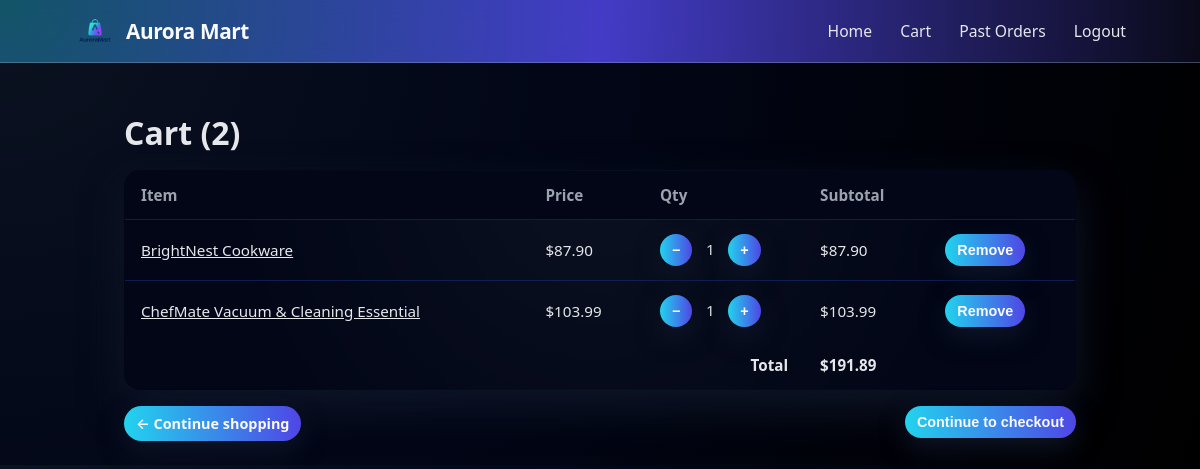
The app's page /cart (signed in) with its own data.
### storefront/models.py (models this page shows, shortened)
class Cart(models.Model):
    customer = models.OneToOneField(
        "Customer", on_delete=models.CASCADE, related_name="cart"
    )
    created_at = models.DateTimeField(auto_now_add=True)
    updated_at = models.DateTimeField(auto_now=True)
    @property
    def total(self):
        return sum(
            (item.line_total for item in self.items.select_related("product")),
            Decimal("0.00"),
        )
    @property
    def count(self) -> int:
        return sum(item.quantity for item in self.items.all())

class CartItem(models.Model):
    cart = models.ForeignKey("Cart", on_delete=models.CASCADE, related_name="items")
    product = models.ForeignKey("Product", on_delete=models.CASCADE)
    quantity = models.PositiveIntegerField(default=1)
    price_snapshot = models.DecimalField(
        max_digits=10, decimal_places=2, null=True, blank=True
    )
    class Meta:
        unique_together = ("cart", "product")
    @property
    def line_total(self) -> Decimal:
        return self.price_snapshot * self.quantity

class Product(models.Model):
    sku = models.CharField(max_length=50, unique=True)
    slug = models.SlugField(max_length=255, unique=True)
    name = models.CharField(max_length=255)
    description = models.TextField(blank=True)
    category = models.ForeignKey("Category", on_delete=models.CASCADE)
    stock = models.PositiveIntegerField(default=0)
    reorder_threshold = models.PositiveIntegerField(default=10)
    is_active = models.BooleanField(default=True)
    price = models.DecimalField(max_digits=10, decimal_places=2)
    rating = models.FloatField(
        validators=[MinValueValidator(0.0), MaxValueValidator(5.0)], default=0.0
    )
    image = models.ImageField(upload_to="product_images/", blank=True, null=True)
    created_at = models.DateTimeField(auto_now_add=True)
    updated_at = models.DateTimeField(auto_now=True)

### storefront/views.py (the view, shortened to what this page needs)
# urls.py: path("cart", views.cart_view, name="cart"),
def cart_view(request):
    if not request.user.is_authenticated:
        return render(request, "storefront/cart_guest.html")
    cart = _get_cart_for(request.user)
    items = cart.items.select_related("product").all()
    deactivated_items = []
    for item in items:
        if not item.product.is_active:
            deactivated_items.append(item.product.name)
            item.delete()
    return render(request, "storefront/cart.html", {"cart": cart, "items": items})

### adminpanel/context_processors.py (called while the page is built, shortened)
def admin_context(request):
    context = {}
    return context

### storefront/context_processors.py (called while the page is built)
def low_stock_count(request):
    count = Product.objects.filter(
        is_active=True, stock__lt=F("reorder_threshold")
    ).count()
    return {"low_stock_count": count}

def cart_meta(request):
    count = 0
    if request.user.is_authenticated:
        cart = Cart.objects.filter(customer__user=request.user).first()
        if cart:
            count = cart.count
    else:
        count = request.session.get("cart_count", 0)
    return {"cart_count": count}

### storefront/views.py (called while the page is built)
def _get_customer_for(user):
    return get_object_or_404(Customer, user=user)

def _get_cart_for(user):
    customer = _get_customer_for(user)
    cart, _ = Cart.objects.get_or_create(customer=customer)
    return cart

### storefront/templates/storefront/cart.html (shortened to what this page needs)
{% load static %}
<!doctype html>
<html>
<head>
</head>
<body>
  <header class="topbar">
    <div class="topbar-inner">
        <a href="{% url 'category' request.user.customer.preferred_category|slugify %}" class="logo-link">
          <img src="{% static 'img/AuroraMart Logo.png' %}" alt="Aurora Mart" class="logo" />
          <span class="brand-name">Aurora Mart</span>
        </a>
      <nav>
        <a href="{% url 'category' request.user.customer.preferred_category|slugify %}">Home</a>
        <a href="{% url 'cart' %}">Cart</a>
        <a href="{% url 'orders_list' %}">Past Orders</a>
        <a href="{% url 'logout' %}">Logout</a>
      </nav>
    </div>
  </header>
  <div class="wrap">
    <h1>Cart ({{ cart.count }})</h1>
    {% if items %}
      <table>
        <thead>
          <tr>
            <th>Item</th><th>Price</th><th style="width:160px;">Qty</th><th>Subtotal</th><th></th>
          </tr>
        </thead>
        <tbody>
          {% for it in items %}
          <tr>
            <td><a href="{% url 'product' it.product.slug %}">{{ it.product.name }}</a></td>
            <td>${{ it.price_snapshot }}</td>
            <td class="qty">
              <form method="post" action="{% url 'cart_update' it.id %}">{% csrf_token %}
                <button class="btn" type="submit">−</button>
              </form>
              <span style="display:inline-block;min-width:28px;text-align:center">{{ it.quantity }}</span>
              <form method="post" action="{% url 'cart_update' it.id %}">{% csrf_token %}
                <button class="btn" type="submit">+</button>
              </form>
            </td>
            <td>${{ it.line_total }}</td>
            <td>
              <form method="post" action="{% url 'cart_remove' it.id %}">{% csrf_token %}
                <button class="btn" type="submit">Remove</button>
              </form>
            </td>
          </tr>
          {% endfor %}
        </tbody>
        <tfoot>
          <tr><td colspan="3" style="text-align:right">Total</td><td>${{ cart.total }}</td><td></td></tr>
        </tfoot>
      </table>
      <div class="actions">
        <a class="btn" href="{% url 'category' request.user.customer.preferred_category|slugify %}">← Continue shopping</a>
        <form action="{% url 'cart_recommendations' %}" method="get" style="display:inline">
          <button type="submit" class="btn">Continue to checkout</button>
        </form>
      </div>
    {% endif %}
  </div>
</body>
</html>

### storefront/templates/storefront/cart.html (style rules this page uses)
:root { --bg:#020617; --surface:#020617; --card:#020617; --border:#1e293b; --fg:#e5e7eb; --muted:#9ca3af; --accent1:#22d3ee; --accent2:#4f46e5; --accent3:#a855f7; }
* { box-sizing:border-box; }
body { font-family:system-ui,-apple-system,Segoe UI,Roboto,Inter,Arial; margin:0; color:var(--fg); background:radial-gradient(circle at top left,#0b1220,#020617 45%,#000 100%); }
header.topbar { background:radial-gradient(circle at top left, rgba(34,211,238,0.35), rgba(79,70,229,0.85), rgba(10,10,26,0.98)); border-bottom:1px solid rgba(148,163,184,0.4); padding:10px 0; margin-bottom:24px; position:sticky; top:0; z-index:20; backdrop-filter:blur(14px); }
.topbar-inner { max-width:1100px; margin:0 auto; padding:0 24px; display:flex; align-items:center; justify-content:space-between; }
.logo-link { display:flex; align-items:center; text-decoration:none; color:#f9fafb; }
.logo { height:42px; width:auto; margin-right:10px; border-radius:8px; }
.brand-name { font-weight:700; font-size:1.3rem; letter-spacing:-0.02em; }
header nav a { margin-left:24px; text-decoration:none; color:#e5e7eb; font-weight:500; font-size:0.98rem; position:relative; padding-bottom:2px; }
header nav a::after { content:""; position:absolute; left:0; bottom:0; width:0; height:2px; border-radius:999px; background:linear-gradient(90deg,var(--accent1),var(--accent2),var(--accent3)); transition:width .18s ease; }
.wrap { max-width:1000px; margin:auto; padding:24px; }
h1 { margin-top:0; margin-bottom:16px; }
table { width:100%; border-collapse:collapse; background:radial-gradient(circle at top,#0b1120,#020617 70%); border:1px solid var(--border); border-radius:16px; overflow:hidden; box-shadow:0 18px 40px rgba(15,23,42,.9); }
th,td { padding:14px 16px; border-bottom:1px solid rgba(30,64,175,0.4); text-align:left; font-size:0.95rem; }
thead th { background:#020617; font-weight:700; color:var(--muted); }
tfoot td { font-weight:700; border-bottom:none; }
tbody tr:last-child td { border-bottom:none; }
.qty form { display:inline; }
.btn { display:inline-flex; align-items:center; justify-content:center; padding:8px 12px; border-radius:999px; border:none; cursor:pointer; text-decoration:none; font-size:0.9rem; font-weight:600; color:#f9fafb; background:linear-gradient(90deg,var(--accent1),var(--accent2),var(--accent3)); background-size:200% 100%; box-shadow:0 10px 24px rgba(15,23,42,.9); transition:background-position .18s ease,transform .12s ease,box-shadow .18s ease; }
.actions { display:flex; justify-content:space-between; margin-top:16px; }
td a { color:#e5e7eb; }

### records on screen
Cart: count "2", total "191.89"
CartItem: product.name "BrightNest Cookware", price_snapshot "87.90", quantity "1", line_total "87.90"
CartItem: product.name "ChefMate Vacuum & Cleaning Essential", price_snapshot "103.99", quantity "1", line_total "103.99"
